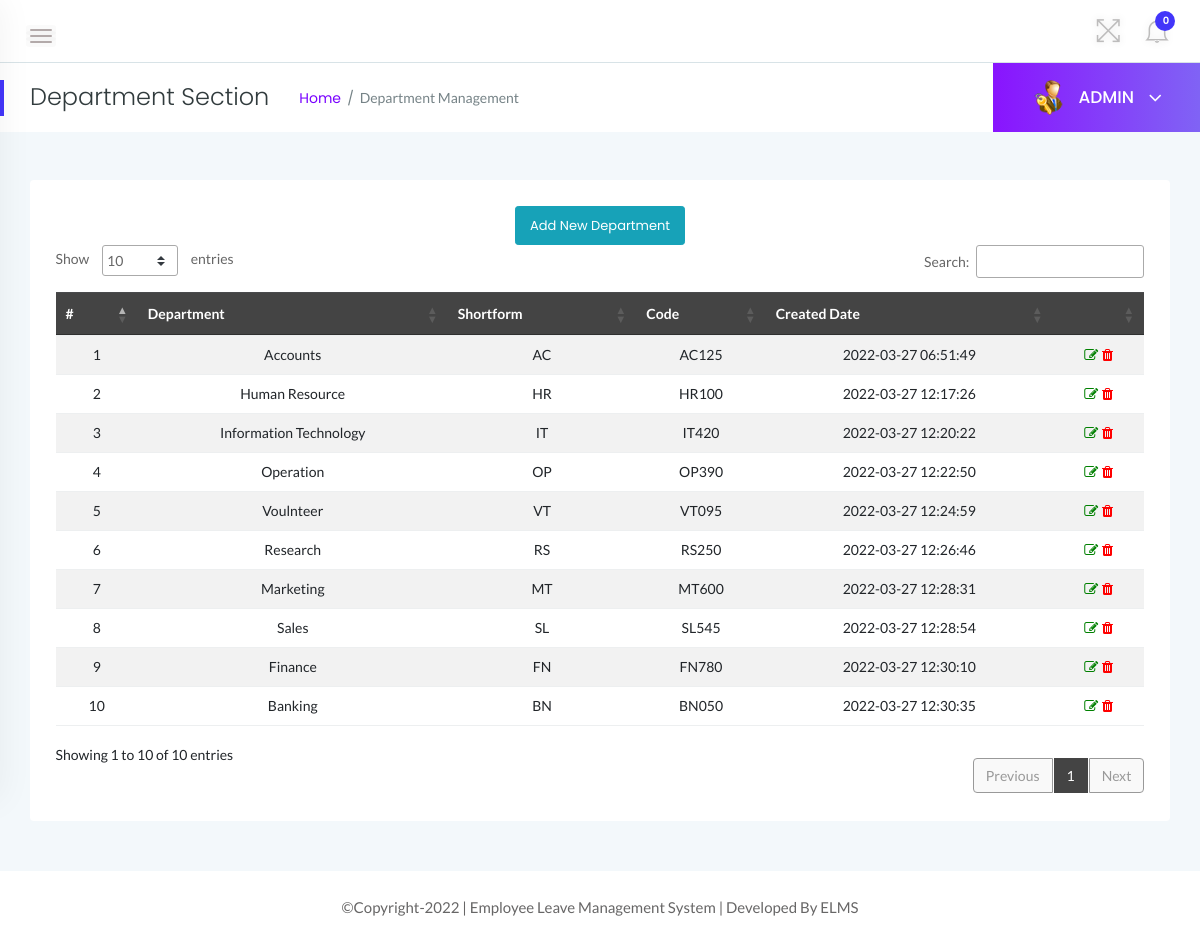
The app's page /admin/department.php (signed in) with its own data.
### tables this page shows
CREATE TABLE `tbldepartments` (
  `id` int(11) NOT NULL,
  `DepartmentName` varchar(150) DEFAULT NULL,
  `DepartmentShortName` varchar(100) NOT NULL,
  `DepartmentCode` varchar(50) DEFAULT NULL,
  `CreationDate` timestamp NULL DEFAULT current_timestamp()
);

### admin/department.php (the view, shortened to what this page needs)
<?php
    if(strlen($_SESSION['alogin'])==0){
    header('location:index.php');
    } else {
?>
<!doctype html>
<html class="no-js" lang="en">
<head>
    <link rel="stylesheet" href="../assets/css/bootstrap.min.css">
    <link rel="stylesheet" href="../assets/css/font-awesome.min.css">
    <link rel="stylesheet" href="../assets/css/themify-icons.css">
    <link rel="stylesheet" href="../assets/css/metisMenu.css">
    <link rel="stylesheet" href="../assets/css/owl.carousel.min.css">
    <link rel="stylesheet" href="../assets/css/slicknav.min.css">
    <link rel="stylesheet" href="https://www.amcharts.com/lib/3/plugins/export/export.css" type="text/css" media="all" />
    <link rel="stylesheet" type="text/css" href="https://cdn.datatables.net/1.10.19/css/jquery.dataTables.css">
    <link rel="stylesheet" type="text/css" href="https://cdn.datatables.net/1.10.18/css/dataTables.bootstrap4.min.css">
    <link rel="stylesheet" type="text/css" href="https://cdn.datatables.net/responsive/2.2.3/css/responsive.bootstrap.min.css">
    <link rel="stylesheet" type="text/css" href="https://cdn.datatables.net/responsive/2.2.3/css/responsive.jqueryui.min.css">
    <link rel="stylesheet" href="../assets/css/typography.css">
    <link rel="stylesheet" href="../assets/css/default-css.css">
    <link rel="stylesheet" href="../assets/css/styles.css">
    <link rel="stylesheet" href="../assets/css/responsive.css">
</head>
<body>
    <div class="page-container">
        <div class="main-content">
            <div class="header-area">
                <div class="row align-items-center">
                    <div class="col-md-6 col-sm-8 clearfix">
                        <div class="nav-btn pull-left">
                            <span></span>
                            <span></span>
                            <span></span>
                        </div>
                    </div>
                    <div class="col-md-6 col-sm-4 clearfix">
                        <ul class="notification-area pull-right">
                            <li id="full-view"><i class="ti-fullscreen"></i></li>
                            <?php include '../includes/admin-notification.php'?>
                        </ul>
                    </div>
                </div>
            </div>
            <div class="page-title-area">
                <div class="row align-items-center">
                    <div class="col-sm-6">
                        <div class="breadcrumbs-area clearfix">
                            <h4 class="page-title pull-left">Department Section</h4>
                            <ul class="breadcrumbs pull-left">
                                <li><a href="dashboard.php">Home</a></li>
                                <li><span>Department Management</span></li>
                            </ul>
                        </div>
                    </div>
                    <div class="col-sm-6 clearfix">
                        <div class="user-profile pull-right">
                            <img class="avatar user-thumb" src="../assets/images/admin.png" alt="avatar">
                            <h4 class="user-name dropdown-toggle" data-toggle="dropdown">ADMIN <i class="fa fa-angle-down"></i></h4>
                        </div>
                    </div>
                </div>
            </div>
            <div class="main-content-inner">
                <div class="row">
                    <div class="col-12 mt-5">
                        <div class="card">
                            <div class="card-body">
                                <div class="data-tables datatable-dark">
                                <center><a href="add-department.php" class="btn btn-sm btn-info">Add New Department</a></center>
                                    <table id="dataTable3" class="table table-hover table-striped text-center">
                                        <thead class="text-capitalize">
                                            <tr>
                                                <th>#</th>
                                                <th>Department</th>
                                                <th>Shortform</th>
                                                <th>Code</th>
                                                <th>Created Date</th>
                                                <th></th>
                                            </tr>
                                        </thead>
                                        <tbody>
                                    <?php $sql = "SELECT * from tbldepartments";
                                    $query = $dbh -> prepare($sql);
                                    $query->execute();
                                    $results=$query->fetchAll(PDO::FETCH_OBJ);
                                    $cnt=1;
                                    if($query->rowCount() > 0)
                                    {
                                    foreach($results as $result)
                                    {               ?>
                                        <tr>
                                            <td> <?php echo htmlentities($cnt);?></td>
                                            <td><?php echo htmlentities($result->DepartmentName);?></td>
                                            <td><?php echo htmlentities($result->DepartmentShortName);?></td>
                                            <td><?php echo htmlentities($result->DepartmentCode);?></td>
                                            <td><?php echo htmlentities($result->CreationDate);?></td>
                                            <td><a href="edit-department.php?deptid=<?php echo htmlentities($result->id);?>"><i class="fa fa-edit" style="color:green"></i></a><a href="department.php?del=<?php echo htmlentities($result->id);?>" onclick="return confirm('Do you want to delete');"> <i class="fa fa-trash" style="color:red"></i></a></td>
                                        </tr>
                                         <?php $cnt++;} }?>
                                    </tbody>
                                    </table>
                                </div>
                            </div>
                        </div>
                    </div>
                </div>
                </div>
            </div>
            <?php include '../includes/footer.php' ?>
        </div>
</body>
</html>
<?php } ?>

### assets/css/styles.css (style rules this page uses)
.page-container { width: 100%; height: 100%; min-height: 100vh; padding-left: 280px; -webkit-transition: padding-left 0.3s ease 0s; transition: padding-left 0.3s ease 0s; }
.sbar_collapsed.page-container { padding-left: 0; }
.card { border: none; border-radius: 4px; background-color: #fff; -webkit-transition: all 0.3s ease 0s; transition: all 0.3s ease 0s; }
.card-body { padding: 25.6px; padding: 1.6rem; }
.main-content { width: 100%; background: #f3f8fb; }
.main-content-inner { padding: 0 30px 50px; }
.header-area { padding: 15px 30px; background: #fff; border-bottom: 1px solid #d8e3e7; }
.nav-btn { margin: 10px 30px 0 0; cursor: pointer; }
.nav-btn span { display: block; width: 22px; height: 2px; background: #b3aaaa; margin: 4px 0; border-radius: 15px; -webkit-transition: all 0.3s ease 0s; transition: all 0.3s ease 0s; box-shadow: 0 0 0 4px rgba(99, 96, 96, 0.03); }
.nav-btn span:nth-child(2) { opacity: 0; }
.nav-btn span:first-child { -webkit-transform: rotate(45deg) translate(5px, 5px); transform: rotate(45deg) translate(5px, 5px); }
.nav-btn span:last-child { -webkit-transform: rotate(-45deg) translate(3px, -3px); transform: rotate(-45deg) translate(3px, -3px); }
.sbar_collapsed .nav-btn span { transform: none; opacity: 1; }
.notification-area { -webkit-user-select: none; -moz-user-select: none; -ms-user-select: none; user-select: none; position: relative; z-index: 1; }
.notification-area li { display: inline-block; margin-left: 20px; cursor: pointer; -webkit-user-select: none; -moz-user-select: none; -ms-user-select: none; user-select: none; }
.notification-area li > i { font-size: 26px; color: #bdbcbc; vertical-align: middle; text-shadow: 0 0 8px rgba(0, 0, 0, 0.12); -webkit-transition: color 0.3s ease 0s; transition: color 0.3s ease 0s; }
.notification-area li#full-view { display: inline-block; }
.page-title-area { padding: 0 30px; background: #fff; position: relative; }
.page-title-area:before { content: ""; position: absolute; left: 0; top: 50%; width: 4px; height: 36px; background: var(--primary-color); -webkit-transform: translateY(-50%); transform: translateY(-50%); }
.page-title { font-size: 24px; font-weight: 300; color: #313b3d; letter-spacing: 0; margin-right: 30px; }
ul.breadcrumbs { margin-top: 4px; }
.breadcrumbs li { display: inline-block; }
.breadcrumbs li a, .breadcrumbs li span { display: block; font-size: 14px; font-weight: 400; color: #7801ff; letter-spacing: 0; margin-right: 16px; position: relative; }
.breadcrumbs li a:before { content: "/"; color: #768387; position: absolute; right: -13px; top: 0; }
.breadcrumbs li span { margin-right: 0; color: #768387; text-transform: capitalize; }
.user-profile { margin-right: -30px; display: -webkit-box; display: -ms-flexbox; display: flex; -webkit-box-align: center; -ms-flex-align: center; align-items: center; -ms-flex-wrap: wrap; flex-wrap: wrap; background: -webkit-linear-gradient(left, #8914fe 0%, #8063f5 100%); background: linear-gradient(to right, #8914fe 0%, #8063f5 100%); padding: 17px 38px; position: relative; }
.user-profile img.avatar { height: 35px; width: 35px; border-radius: 50%; margin-right: 12px; }
.user-name { font-size: 17px; font-weight: 500; color: #fff; letter-spacing: 0; cursor: pointer; -webkit-user-select: none; -moz-user-select: none; -ms-user-select: none; user-select: none; }
.user-name i { margin-left: 10px; font-size: 21px; vertical-align: middle; position: relative; }
.notification-area .dropdown-toggle, .user-name.dropdown-toggle { position: relative; }
.notification-area .dropdown-toggle:after, .user-name.dropdown-toggle:after { display: none; }
.btn { padding: 11px 17px; font-size: 13px; letter-spacing: 0; }
.btn-sm { padding: 9px 14px; }
table tr th { border-bottom: none; }
table tr th, table tr td { border-top: 1px solid rgba(120, 130, 140, 0.13) !important; }
table.dataTable.no-footer { border-bottom: 1px solid rgba(120, 130, 140, 0.13) !important; }
table.dataTable thead th, table.dataTable thead td { border-bottom-color: transparent; }
.datatable-dark thead { background: #444; color: #fff; }

### records on screen
tbldepartments: DepartmentName "Accounts", DepartmentShortName "AC", DepartmentCode "AC125", CreationDate "2022-03-27 06:51:49"
tbldepartments: DepartmentName "Human Resource", DepartmentShortName "HR", DepartmentCode "HR100", CreationDate "2022-03-27 12:17:26"
tbldepartments: DepartmentName "Information Technology", DepartmentShortName "IT", DepartmentCode "IT420", CreationDate "2022-03-27 12:20:22"
tbldepartments: DepartmentName "Operation", DepartmentShortName "OP", DepartmentCode "OP390", CreationDate "2022-03-27 12:22:50"
tbldepartments: DepartmentName "Voulnteer", DepartmentShortName "VT", DepartmentCode "VT095", CreationDate "2022-03-27 12:24:59"
tbldepartments: DepartmentName "Research", DepartmentShortName "RS", DepartmentCode "RS250", CreationDate "2022-03-27 12:26:46"
tbldepartments: DepartmentName "Marketing", DepartmentShortName "MT", DepartmentCode "MT600", CreationDate "2022-03-27 12:28:31"
tbldepartments: DepartmentName "Sales", DepartmentShortName "SL", DepartmentCode "SL545", CreationDate "2022-03-27 12:28:54"
tbldepartments: DepartmentName "Finance", DepartmentShortName "FN", DepartmentCode "FN780", CreationDate "2022-03-27 12:30:10"
tbldepartments: DepartmentName "Banking", DepartmentShortName "BN", DepartmentCode "BN050", CreationDate "2022-03-27 12:30:35"

### other values on screen
$unreadcount "0"
